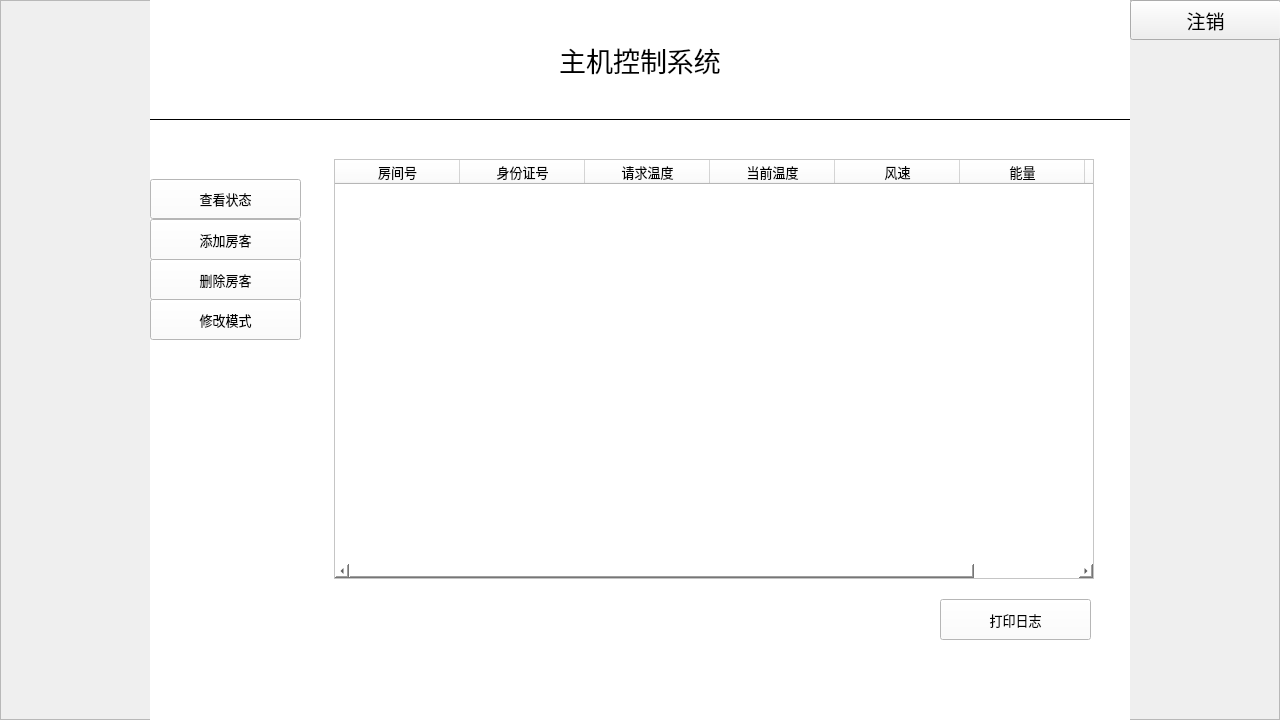
<?xml version="1.0" encoding="UTF-8"?>
<ui version="4.0">
 <class>MainWindow</class>
 <widget class="QMainWindow" name="MainWindow">
  <property name="geometry">
   <rect>
    <x>0</x>
    <y>0</y>
    <width>1280</width>
    <height>720</height>
   </rect>
  </property>
  <property name="windowTitle">
   <string>MainWindow</string>
  </property>
  <widget class="QWidget" name="centralwidget">
   <widget class="QWidget" name="widget" native="true">
    <property name="geometry">
     <rect>
      <x>150</x>
      <y>-1</y>
      <width>980</width>
      <height>721</height>
     </rect>
    </property>
    <property name="styleSheet">
     <string notr="true">background-color: rgba(255, 255, 255,255);</string>
    </property>
    <widget class="QStackedWidget" name="stackedWidget">
     <property name="geometry">
      <rect>
       <x>150</x>
       <y>120</y>
       <width>831</width>
       <height>591</height>
      </rect>
     </property>
     <widget class="QWidget" name="record_page">
      <widget class="QTableWidget" name="log_table">
       <property name="enabled">
        <bool>true</bool>
       </property>
       <property name="geometry">
        <rect>
         <x>34</x>
         <y>40</y>
         <width>760</width>
         <height>420</height>
        </rect>
       </property>
       <property name="font">
        <font>
         <pointsize>10</pointsize>
        </font>
       </property>
       <property name="editTriggers">
        <set>QAbstractItemView::NoEditTriggers</set>
       </property>
       <property name="dragDropOverwriteMode">
        <bool>false</bool>
       </property>
       <property name="selectionMode">
        <enum>QAbstractItemView::NoSelection</enum>
       </property>
       <property name="selectionBehavior">
        <enum>QAbstractItemView::SelectRows</enum>
       </property>
       <attribute name="horizontalHeaderDefaultSectionSize">
        <number>125</number>
       </attribute>
       <attribute name="horizontalHeaderStretchLastSection">
        <bool>true</bool>
       </attribute>
       <attribute name="verticalHeaderVisible">
        <bool>false</bool>
       </attribute>
       <column>
        <property name="text">
         <string>房间号</string>
        </property>
       </column>
       <column>
        <property name="text">
         <string>身份证号</string>
        </property>
       </column>
       <column>
        <property name="text">
         <string>请求温度</string>
        </property>
       </column>
       <column>
        <property name="text">
         <string>当前温度</string>
        </property>
       </column>
       <column>
        <property name="text">
         <string>风速</string>
        </property>
       </column>
       <column>
        <property name="text">
         <string>能量</string>
        </property>
       </column>
       <column>
        <property name="text">
         <string>金额</string>
        </property>
       </column>
      </widget>
      <widget class="QPushButton" name="pushButton">
       <property name="geometry">
        <rect>
         <x>640</x>
         <y>480</y>
         <width>151</width>
         <height>41</height>
        </rect>
       </property>
       <property name="font">
        <font>
         <pointsize>10</pointsize>
        </font>
       </property>
       <property name="toolTipDuration">
        <number>0</number>
       </property>
       <property name="text">
        <string>打印日志</string>
       </property>
      </widget>
     </widget>
     <widget class="QWidget" name="adduser_page">
      <widget class="QLineEdit" name="room_id_lineEdit">
       <property name="geometry">
        <rect>
         <x>320</x>
         <y>220</y>
         <width>250</width>
         <height>40</height>
        </rect>
       </property>
       <property name="font">
        <font>
         <family>Arial</family>
         <pointsize>12</pointsize>
        </font>
       </property>
      </widget>
      <widget class="QLabel" name="label_13">
       <property name="geometry">
        <rect>
         <x>220</x>
         <y>140</y>
         <width>80</width>
         <height>40</height>
        </rect>
       </property>
       <property name="font">
        <font>
         <family>Arial</family>
         <pointsize>12</pointsize>
        </font>
       </property>
       <property name="text">
        <string>身份证号</string>
       </property>
      </widget>
      <widget class="QLineEdit" name="card_id_lineEdit">
       <property name="geometry">
        <rect>
         <x>320</x>
         <y>140</y>
         <width>250</width>
         <height>40</height>
        </rect>
       </property>
       <property name="font">
        <font>
         <family>Arial</family>
         <pointsize>12</pointsize>
        </font>
       </property>
      </widget>
      <widget class="QLabel" name="label_14">
       <property name="geometry">
        <rect>
         <x>220</x>
         <y>220</y>
         <width>80</width>
         <height>40</height>
        </rect>
       </property>
       <property name="font">
        <font>
         <family>Arial</family>
         <pointsize>12</pointsize>
        </font>
       </property>
       <property name="text">
        <string>房间号</string>
       </property>
      </widget>
      <widget class="QPushButton" name="add_pushButton">
       <property name="geometry">
        <rect>
         <x>350</x>
         <y>310</y>
         <width>100</width>
         <height>40</height>
        </rect>
       </property>
       <property name="font">
        <font>
         <family>Arial</family>
         <pointsize>12</pointsize>
        </font>
       </property>
       <property name="text">
        <string>添加</string>
       </property>
      </widget>
     </widget>
     <widget class="QWidget" name="deleteuser_page">
      <widget class="QLineEdit" name="room_id_lineEdit2">
       <property name="geometry">
        <rect>
         <x>320</x>
         <y>200</y>
         <width>250</width>
         <height>40</height>
        </rect>
       </property>
       <property name="font">
        <font>
         <family>Arial</family>
         <pointsize>12</pointsize>
        </font>
       </property>
      </widget>
      <widget class="QLabel" name="label_16">
       <property name="geometry">
        <rect>
         <x>220</x>
         <y>200</y>
         <width>80</width>
         <height>40</height>
        </rect>
       </property>
       <property name="font">
        <font>
         <family>Arial</family>
         <pointsize>12</pointsize>
        </font>
       </property>
       <property name="text">
        <string>房间号</string>
       </property>
      </widget>
      <widget class="QPushButton" name="delete_pushButton">
       <property name="geometry">
        <rect>
         <x>350</x>
         <y>310</y>
         <width>100</width>
         <height>40</height>
        </rect>
       </property>
       <property name="font">
        <font>
         <family>Arial</family>
         <pointsize>12</pointsize>
        </font>
       </property>
       <property name="text">
        <string>删除</string>
       </property>
      </widget>
     </widget>
     <widget class="QWidget" name="changemodel">
      <widget class="QLabel" name="label_2">
       <property name="geometry">
        <rect>
         <x>170</x>
         <y>160</y>
         <width>131</width>
         <height>40</height>
        </rect>
       </property>
       <property name="baseSize">
        <size>
         <width>0</width>
         <height>0</height>
        </size>
       </property>
       <property name="font">
        <font>
         <pointsize>14</pointsize>
        </font>
       </property>
       <property name="text">
        <string>当前模式</string>
       </property>
      </widget>
      <widget class="QLabel" name="model_label">
       <property name="geometry">
        <rect>
         <x>299</x>
         <y>160</y>
         <width>201</width>
         <height>40</height>
        </rect>
       </property>
       <property name="baseSize">
        <size>
         <width>0</width>
         <height>0</height>
        </size>
       </property>
       <property name="font">
        <font>
         <pointsize>14</pointsize>
        </font>
       </property>
       <property name="frameShape">
        <enum>QFrame::Panel</enum>
       </property>
       <property name="frameShadow">
        <enum>QFrame::Plain</enum>
       </property>
       <property name="text">
        <string/>
       </property>
      </widget>
      <widget class="QPushButton" name="changemodel_Button">
       <property name="geometry">
        <rect>
         <x>260</x>
         <y>250</y>
         <width>150</width>
         <height>40</height>
        </rect>
       </property>
       <property name="baseSize">
        <size>
         <width>0</width>
         <height>0</height>
        </size>
       </property>
       <property name="font">
        <font>
         <pointsize>10</pointsize>
        </font>
       </property>
       <property name="text">
        <string>PushButton</string>
       </property>
      </widget>
     </widget>
    </widget>
    <widget class="QPushButton" name="seerecord_Button">
     <property name="geometry">
      <rect>
       <x>0</x>
       <y>180</y>
       <width>151</width>
       <height>40</height>
      </rect>
     </property>
     <property name="font">
      <font>
       <pointsize>10</pointsize>
      </font>
     </property>
     <property name="text">
      <string>查看状态</string>
     </property>
    </widget>
    <widget class="QPushButton" name="changevalue_Button">
     <property name="geometry">
      <rect>
       <x>0</x>
       <y>300</y>
       <width>151</width>
       <height>41</height>
      </rect>
     </property>
     <property name="font">
      <font>
       <pointsize>10</pointsize>
      </font>
     </property>
     <property name="text">
      <string>修改模式</string>
     </property>
    </widget>
    <widget class="QLabel" name="label">
     <property name="geometry">
      <rect>
       <x>-1</x>
       <y>0</y>
       <width>982</width>
       <height>121</height>
      </rect>
     </property>
     <property name="font">
      <font>
       <family>Arial</family>
       <pointsize>20</pointsize>
      </font>
     </property>
     <property name="styleSheet">
      <string notr="true"/>
     </property>
     <property name="frameShape">
      <enum>QFrame::Box</enum>
     </property>
     <property name="frameShadow">
      <enum>QFrame::Plain</enum>
     </property>
     <property name="text">
      <string>主机控制系统</string>
     </property>
     <property name="alignment">
      <set>Qt::AlignCenter</set>
     </property>
    </widget>
    <widget class="QPushButton" name="deleteuser_Button">
     <property name="geometry">
      <rect>
       <x>0</x>
       <y>260</y>
       <width>151</width>
       <height>41</height>
      </rect>
     </property>
     <property name="font">
      <font>
       <pointsize>10</pointsize>
      </font>
     </property>
     <property name="text">
      <string>删除房客</string>
     </property>
    </widget>
    <widget class="QPushButton" name="adduser_Button">
     <property name="geometry">
      <rect>
       <x>0</x>
       <y>220</y>
       <width>151</width>
       <height>41</height>
      </rect>
     </property>
     <property name="font">
      <font>
       <pointsize>10</pointsize>
      </font>
     </property>
     <property name="text">
      <string>添加房客</string>
     </property>
    </widget>
    <zorder>stackedWidget</zorder>
    <zorder>seerecord_Button</zorder>
    <zorder>changevalue_Button</zorder>
    <zorder>deleteuser_Button</zorder>
    <zorder>adduser_Button</zorder>
    <zorder>label</zorder>
   </widget>
   <widget class="QFrame" name="frame">
    <property name="geometry">
     <rect>
      <x>0</x>
      <y>0</y>
      <width>1280</width>
      <height>720</height>
     </rect>
    </property>
    <property name="styleSheet">
     <string notr="true">background-image: url(:/login.jpg);</string>
    </property>
    <property name="frameShape">
     <enum>QFrame::StyledPanel</enum>
    </property>
    <property name="frameShadow">
     <enum>QFrame::Raised</enum>
    </property>
    <widget class="QPushButton" name="logout_Button">
     <property name="geometry">
      <rect>
       <x>1130</x>
       <y>0</y>
       <width>151</width>
       <height>40</height>
      </rect>
     </property>
     <property name="font">
      <font>
       <pointsize>14</pointsize>
      </font>
     </property>
     <property name="text">
      <string>注销</string>
     </property>
    </widget>
   </widget>
   <zorder>frame</zorder>
   <zorder>widget</zorder>
  </widget>
 </widget>
 <resources/>
 <connections/>
</ui>
